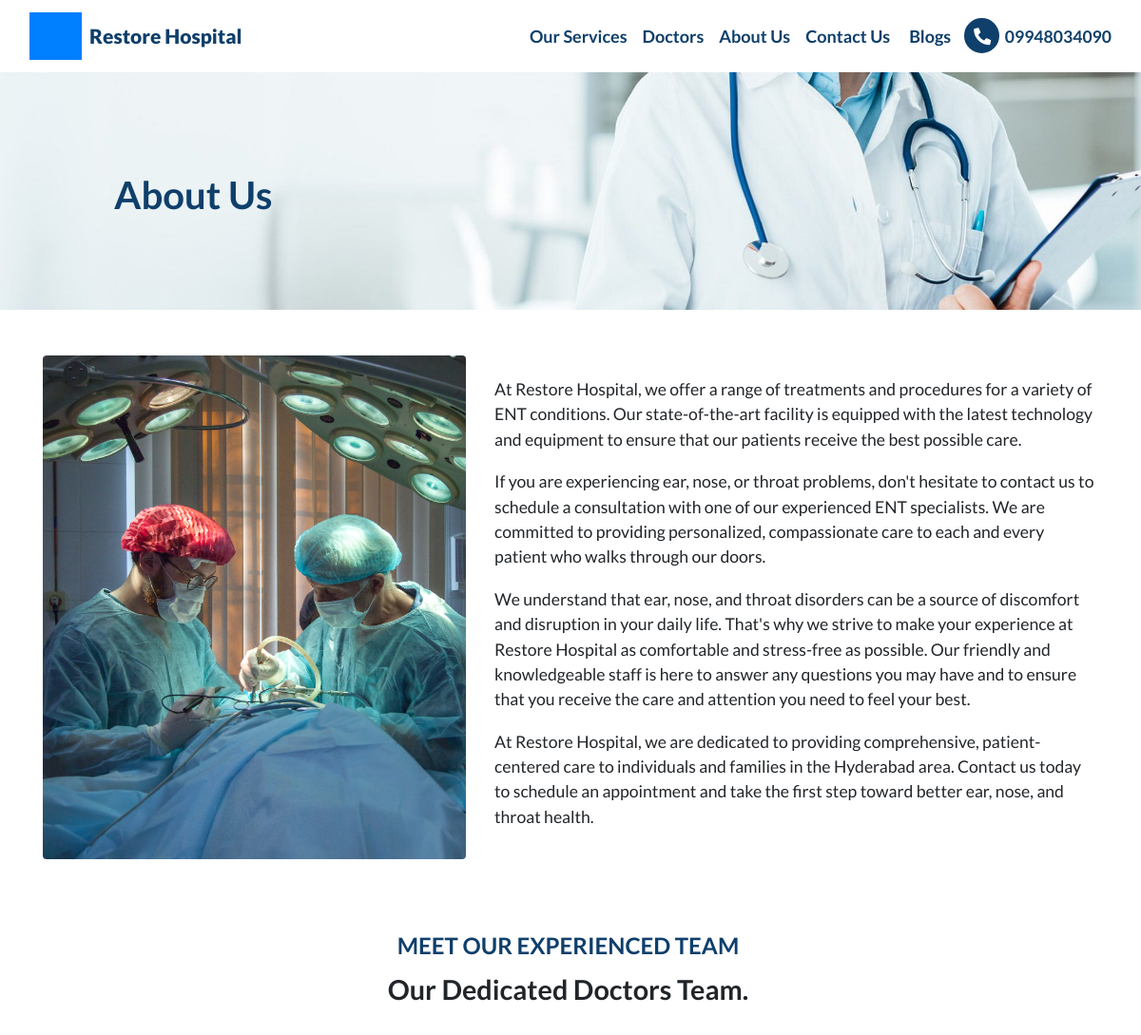
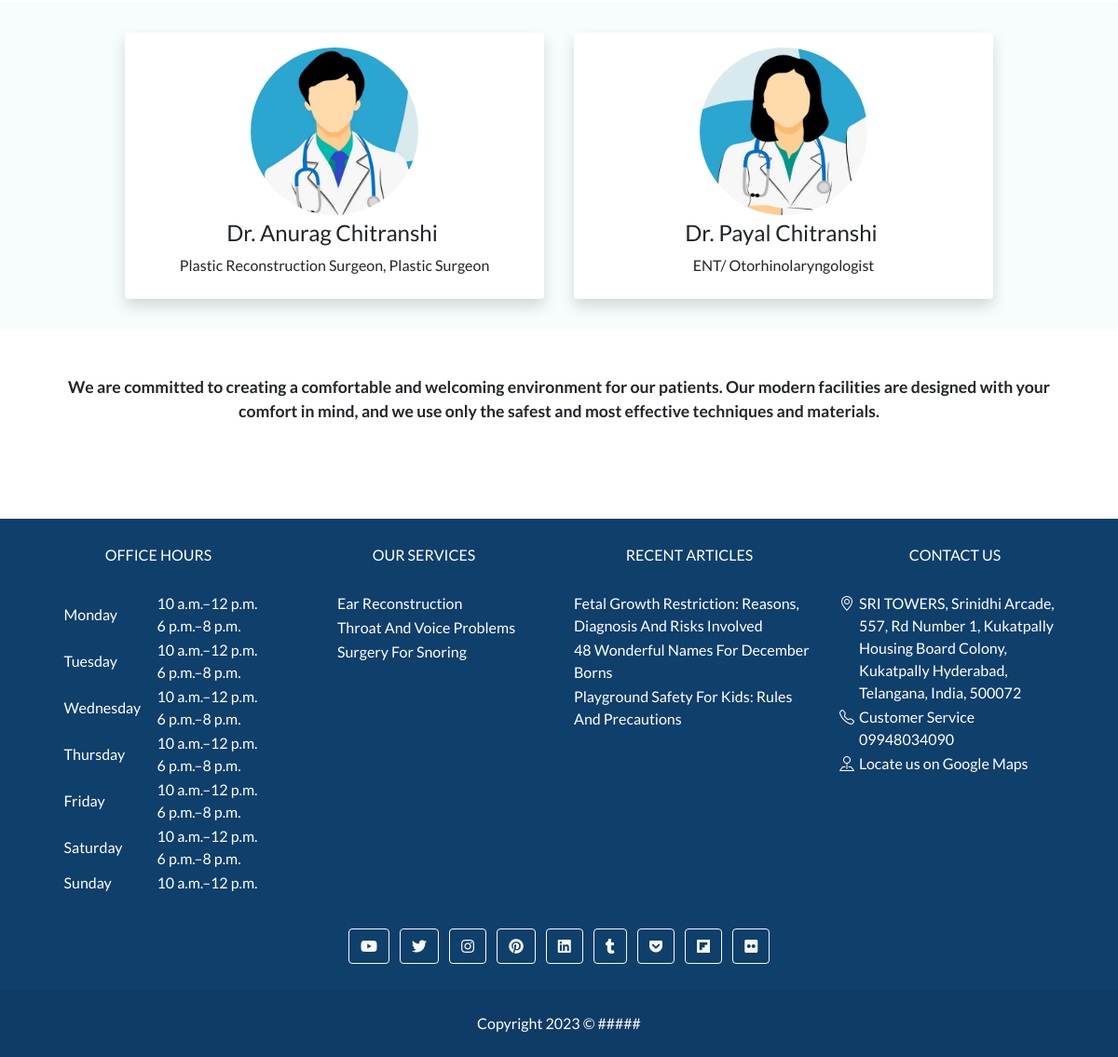
The page /about-us/ on the database its author committed (2 pictures, top to bottom).
### web_app/models.py (models this page shows, shortened)
class CustomSiteContent(models.Model):
    STATUS_CHOICE = (
        ("draft", "Draft"),
        ("published", "Published")
    )
    site_name = models.CharField(max_length=255)
    site_url = models.CharField(max_length=255)
    logo = models.ImageField(upload_to="logo/")
    favicon = models.ImageField(upload_to="logo/")
    nav_brand_html = RichTextUploadingField()
    nav_html = RichTextUploadingField()
    footer_html = RichTextUploadingField(null=True, blank=True)
    nav_icon_html = models.CharField(max_length=255, null=True, blank=True)
    social_links_html = models.TextField(null=True, blank=True)
    script = models.TextField(null=True, blank=True)
    copyright_text = models.CharField(max_length=255, null=True, blank=True)
    status = models.CharField(max_length=20, choices=STATUS_CHOICE, default="draft")
    created_at = models.DateTimeField(auto_now_add=True)
    updated_at = models.DateTimeField(auto_now=True)

class CustomPageContent(models.Model):
    STATUS_CHOICE = (
        ("draft", "Draft"),
        ("published", "Published")
    )
    url = models.CharField(max_length=255, unique=True)
    meta_title = models.CharField(max_length=255)
    meta_desc = models.CharField(max_length=255)
    featured_image = models.ImageField(upload_to="featured_images/", null=True, blank=True)
    top_img = models.ImageField(upload_to='images', null=True, blank=True)
    top_img_heading = models.CharField(max_length=255, null=True, blank=True)
    notice=RichTextUploadingField(blank=True)
    displayimage=models.ImageField(upload_to='images', null=True, blank=True)
    aboutDescript=RichTextUploadingField(null=True, blank=True)
    meetteam=RichTextUploadingField(null=True, blank=True)
    afterTeamContent=RichTextUploadingField(null=True, blank=True)
    status = models.CharField(max_length=20, choices=STATUS_CHOICE, default="draft")
    created_at = models.DateTimeField(auto_now_add=True)
    updated_at = models.DateTimeField(auto_now=True)

class Doctor(models.Model):
    GENDER_CHOICES = (
        ("male", "Male"),
        ("female", "Female")
    )
    STATUS_CHOICE = (
        ("draft", "Draft"),
        ("published", "Published")
    )
    name = models.CharField(max_length=255)
    slug = models.SlugField(max_length=255, unique=True)
    additional_name = models.CharField(max_length=255, null=True, blank=True)
    family_name = models.CharField(max_length=255, null=True, blank=True)
    given_name = models.CharField(max_length=255, null=True, blank=True)
    gender = models.CharField(max_length=20, choices=GENDER_CHOICES, default="male")
    image = models.ImageField(upload_to="doctor_images/", null=True, blank=True)
    image_caption = models.CharField(max_length=255, null=True, blank=True)
    honorific_prefix = models.CharField(max_length=20, default="Dr.")
    honorific_suffix = models.CharField(max_length=20, null=True, blank=True)
    job_title = models.CharField(max_length=255)
    description = RichTextField()
    disambiguating_description = models.CharField(max_length=255, null=True, blank=True)
    additional_type = models.CharField(max_length=255, null=True, blank=True)
    is_part_of = models.URLField(null=True, blank=True)
    publisher = models.ForeignKey(Business, on_delete=models.CASCADE)
    status = models.CharField(max_length=20, choices=STATUS_CHOICE, default="Draft")

class OpeningHours(models.Model):
    business = models.ForeignKey(Business, on_delete=models.CASCADE)
    day = models.CharField(max_length=255, choices=STATUS_CHOICE)
    timming = models.CharField(max_length=255)

class Service(models.Model):
    STATUS_CHOICE = (
        ("draft", "Draft"),
        ("published", "Published")
    )
    name = models.CharField(max_length=255)
    slug = models.SlugField(max_length=255)
    type = models.CharField(max_length=255)
    additional_type= models.CharField(max_length=255, null=True, blank=True, help_text="https://en.wikipedia.org/wiki/Clear_aligners")
    brand= models.CharField(max_length=100, null=True, blank=True)
    description = models.TextField()
    disambiguating_description = models.CharField(max_length=255, null=True, blank=True)
    image = models.ImageField(upload_to='images')
    image_caption = models.CharField(max_length=255)
    potential_action = models.CharField(max_length=255, null=True, blank=True, help_text="Call for a free consultation")
    is_part_of=models.URLField(max_length=255, default="https://soumyahospitals.com")
    reviewed_by = models.ForeignKey(Doctor, on_delete=models.CASCADE, related_name="service_reviewed_by")
    content = RichTextUploadingField(help_text="content will display in frontend only")
    status = models.CharField(max_length=20, choices=STATUS_CHOICE, default="Draft")

class Adress(models.Model):
    business = models.ForeignKey(Business, on_delete=models.CASCADE, default="PostalAddress")
    type = models.CharField(max_length=255)
    postalCode = models.CharField(max_length=255)
    addressRegion = models.CharField(max_length=255)
    addressCountry = models.CharField(max_length=255)
    streetAddress = models.CharField(max_length=500)
    addressLocality = models.CharField(max_length=500)

class ContactPoint(models.Model):
    business = models.ForeignKey(Business, on_delete=models.CASCADE)
    type = models.CharField(max_length=255,default="ContactPoint")
    contactType = models.CharField(max_length=255)
    telephone = models.CharField(max_length=255)
    email = models.CharField(max_length=255)

### guides/models.py (models this page shows, shortened)
class Blog(models.Model):
    STATUS_CHOICE = (
        ("draft", "Draft"),
        ("published", "Published")
    )
    meta_title = models.CharField(max_length=500)
    meta_desc = models.CharField(max_length=500)
    url_slug = models.SlugField(max_length=500, unique=True)
    content = RichTextUploadingField()
    toc = RichTextUploadingField(verbose_name="Table of Content", null=True, blank=True)
    featured_image = models.ImageField(upload_to="guides_featured_image/",null=True,blank=True)
    category = models.CharField(max_length=255, null=True, blank=True)
    publisher = models.ForeignKey(Business, on_delete=models.CASCADE)
    created_by = models.ForeignKey(Doctor, on_delete=models.CASCADE, related_name="blog_created_by")
    reviewed_by = models.ForeignKey(Doctor, on_delete=models.CASCADE, related_name="blog_reviewed_by")
    reviewed_at = models.DateTimeField()
    auto_gen_toc = models.BooleanField(verbose_name="Auto Generate Table of Content",default=True)
    status = models.CharField(max_length=20, choices=STATUS_CHOICE, default="Draft")
    category_slug = models.SlugField(max_length=255, null=True, blank=True)
    created_at = models.DateTimeField(auto_now_add=True)
    updated_at = models.DateTimeField(auto_now=True)

### web_app/views.py (the view)
# urls.py: path('about-us/',about_us.as_view(),name='about_us'),
class about_us(ListView):
    model = Doctor
    template_name="web_app/about_page.html"
    paginate_by=4
    context_object_name="docdata"
    extra_context = {}
    def get(self, request, *args, **kwargs):
        request.extra_context = {"page_url" : "about-us"}
        k=CustomPageContent.objects.filter(url="about-us")
        self.extra_context["customdata"] = k[0]
        self.extra_context["businessSchema"] = generateBusinessSchema(request.build_absolute_uri())
        request.extra_context["context"] = self.extra_context.copy()
        return super().get(request, *args, **kwargs)

### web_app/templates/web_app/about_page.html (shortened to what this page needs)
{% extends 'base.html' %}
{% load static %}
{% block style %}
<link rel="stylesheet" href="{% static 'css/about_page.css' %}">
{% endblock style %}
{% block body %}
<div class="container-fluid py-5">
    <div class="container">
        <div class="row gx-5">
            <div class="col-lg-5 mb-5 mb-lg-0 display-none" style="min-height: 500px;">
                <div class="position-relative h-100">
                    <img class="position-absolute w-100 h-100 rounded" src="{{customdata.displayimage.url}}"
                        style="object-fit: cover;">
                </div>
            </div>
            <div class="col-lg-7">
                <p>{{customdata.aboutDescript|safe}} </p>
            </div>
        </div>
    </div>
</div>
<div class="mx-auto py-4 text-center">
    {{customdata.meetteam|safe}}
</div>
<div class="pb-2" style="background-color:#f7fcfc;">
<div class="about-content w-75 mobiscreenview d-flex flex-wrap py-2 mx-auto justify-content-center" >
    {% for i in docdata %}
    <div class="col-lg-5 mx-3 mt-4 shadow p-3 mb-3 bg-body-tertiary rounded" style="background-color:#ffffff;">
        <div class="member d-flex centerMobileOnly mobiflex-wrap align-items-start">
          <div class="pic centerMobileOnly">
            {% if i.image %}
            <img  src="{{i.image.url}}" class="img-fluid" alt="">
            {% elif i.gender == "male" %}
            <img  src="{% static 'default_male_doctor_profile_pic.png' %}" class="img-fluid" alt="">
            {% else %}
            <img  src="{% static 'default_female_doctor_profile_pic.png' %}" class="img-fluid" alt="">
            {% endif %}</div>
          <div class="member-info px-3 centerMobileOnly">
            <h4>{{i.name}}</h4>
            <span>{{i.job_title}}</span>
          </div>
        </div>
    </div>
    {% endfor %}
</div>
    </div>
<div class="w-75 mobiscreenview mx-auto"> {{customdata.afterTeamContent|safe}}</div>
{% endblock body %}

### web_app/templates/base.html (shortened to what this page needs)
{% load static %}
<!doctype html>
<html lang="en">
<head>
    <link href="https://cdnjs.cloudflare.com/ajax/libs/font-awesome/5.15.1/css/all.min.css" rel="stylesheet" />
    <link rel="stylesheet" href="https://cdnjs.cloudflare.com/ajax/libs/bootstrap/4.6.2/css/bootstrap.min.css">
    <link rel="stylesheet" href="https://cdn.jsdelivr.net/npm/bootstrap-icons@1.10.3/font/bootstrap-icons.css">
    <link rel="stylesheet" href="{% static 'css/global.css' %}">
    <link rel="stylesheet" href="{% static 'css/admin.css' %}">
    {% block style %}
    {% endblock style %}
</head>
<body>
    <nav class="navbar navbar-expand-lg navbar-dark secondary-theme">
        <div class="container-fluid">
            <span class="navbar-brand">
                <a href="/">
                    {% if custom_site_content_obj.nav_brand_html %}
                        {{custom_site_content_obj.nav_brand_html|safe}}
                    {% endif %}
                </a>
            </span>
            <div class="collapse navbar-collapse" id="navbarToggler">
                {% if custom_site_content_obj.nav_html %}
                    {{custom_site_content_obj.nav_html|safe}}
                {% endif %}
            </div>
        </div>
    </nav>
    {% if request.path != "/" %}
    <div class="cover-img-bg-div" style="background-image: url('{{top_img.url}}');">
        <h1 class="title">{{cover_img_title}}</h1>
    </div>
    {% endif %}
    <div style="min-height: 70vh;">
    {% block body %}
    {% endblock body %}
    </div>
    <footer class="text-lg-start primary-theme">
        <section class="pt-4">
            <div class="container">
                <div class="row">
                    <div class="col-md-3 col-lg-3 col-xl-3 mx-auto mb-4">
                        <h6 class="text-center text-uppercase fw-bold mb-4">
                            Office Hours
                        </h6>
                        <table style="margin: auto;">
                            <tbody>
                                {% for i in oh %}
                                <tr>
                                    <td style="width:100px;">{{i.day}}</td>
                                    <td>{{i.timming|safe}}</td>
                                </tr>
                                {% endfor %}
                            </tbody>
                        </table>
                    </div>
                     <div class="col-md-3 col-lg-3 col-xl-3 mx-auto mb-4">
                        <h6 class="text-center text-uppercase fw-bold mb-4">
                            Our Services
                        </h6>
                        <table style="margin: auto;">
                            <tbody>
                                {% for i in six_services_obj %}
                                <tr>
                                    <td><a href="{% url 'web_app:services' i.slug %}" target="_blank"  class="text-white">{{i.name}}</a></td>
                                </tr>
                                {% endfor %}
                            </tbody>
                        </table>
                    </div>
                      <div class="col-md-3 col-lg-3 col-xl-3 mx-auto mb-4">
                        <h6 class="text-center text-uppercase fw-bold mb-4">
                            Recent Articles
                        </h6>
                        <table style="margin: auto;">
                            <tbody>
                                {% for article in recent_articles %}
                                <tr>
                                    <td><a href="{% url 'guides:blog_url' article.url_slug %}" target="_blank"  class="text-white">{{article.meta_title}}</a></td>
                                </tr>
                                {% endfor %}
                            </tbody>
                        </table>
                    </div>
                    <div class="col-md-3 col-lg-3 col-xl-3 mx-auto mb-4">
                        <h6 class="text-center text-uppercase fw-bold mb-4">Contact Us</h6>
                         <table style="margin: auto;">
                            <tbody>
                                {% for i in add %}
                                <tr>
                                    <td style="vertical-align: top;width: 21px;"><i class="bi bi-geo-alt"></i></td>
                                    <td>{{i.streetAddress}}, {{i.addressLocality}}
                                        {{i.addressRegion}}, {{i.addressCountry}}, {{i.postalCode}}</td>
                                </tr>
                                {% endfor %}
                                {% for i in ct %}
                                <tr>
                                    <td style="vertical-align: top;width: 21px;"><i class="bi bi-telephone"></i></td>
                                    <td>{{i.contactType}}<br>{{i.telephone}}</td>
                                </tr>
                                {% endfor %}
                                <tr>
                                    <td style="vertical-align: top;width: 21px;"><i class="bi bi-pin-map"></i></i></td>
                                    <td style="word-break: break-all;"><a href="{{map_id}}" target="_blank"  class="text-white">Locate us on Google Maps</a></td>
                                </tr>
                            </tbody>
                        </table>
                    </div>
                </div>
            </div>
        </section>
        {% if custom_site_content_obj.social_links_html %}
            {{custom_site_content_obj.social_links_html|safe}}
        {% endif %}
        <div class="text-center p-4" style="background-color: rgba(0, 0, 0, 0.05);">
            {{custom_site_content_obj.copyright_text|safe}}
        </div>
    </footer>
</body>
</html>

### rows shown on the page
CustomSiteContent: nav_brand_html (picture), nav_brand_html "Restore Hospital", nav_html "Our Services Doctors About Us Contact Us Blogs 09948034090", copyright_text "Copyright 2023 © #####"
CustomPageContent: displayimage (picture), aboutDescript "At Restore Hospital, we offer a range of treatments and procedures for a variety of ENT conditions. Our state-of-the-art facility is equipped with the latest technology and equipment to ensure that our patients receive the best possible care. If you are experiencing ear, nose, or throat problems, don't hesitate to contact us to schedule a consultation with one of our experienced ENT specialists. We are committed to providing personalized, compassionate care to each and every patient who walks through our doors. We understand that ear, nose, and throat disorders can be a source of discomfort and disruption in your daily life. That's why we strive to make your experience at Restore Hospital…", meetteam "MEET OUR EXPERIENCED TEAM Our Dedicated Doctors Team.", afterTeamContent "We are committed to creating a comfortable and welcoming environment for our patients. Our modern facilities are designed with your comfort in mind, and we use only the safest and most effective techniques and materials."
Doctor: name "Dr. Anurag Chitranshi", job_title "Plastic Reconstruction Surgeon, Plastic Surgeon"
Doctor: name "Dr. Payal Chitranshi", job_title "ENT/ Otorhinolaryngologist"
OpeningHours: day "Monday", timming "10 a.m.–12 p.m. 6 p.m.–8 p.m."
OpeningHours: day "Tuesday", timming "10 a.m.–12 p.m. 6 p.m.–8 p.m."
OpeningHours: day "Wednesday", timming "10 a.m.–12 p.m. 6 p.m.–8 p.m."
OpeningHours: day "Thursday", timming "10 a.m.–12 p.m. 6 p.m.–8 p.m."
OpeningHours: day "Friday", timming "10 a.m.–12 p.m. 6 p.m.–8 p.m."
OpeningHours: day "Saturday", timming "10 a.m.–12 p.m. 6 p.m.–8 p.m."
OpeningHours: day "Sunday", timming "10 a.m.–12 p.m."
Service: name "Ear Reconstruction"
Service: name "Throat And Voice Problems"
Service: name "Surgery For Snoring"
Blog: meta_title "Fetal Growth Restriction: Reasons, Diagnosis And Risks Involved"
Blog: meta_title "48 Wonderful Names For December Borns"
Blog: meta_title "Playground Safety For Kids: Rules And Precautions"
Adress: streetAddress "SRI TOWERS, Srinidhi Arcade, 557, Rd Number 1", addressLocality "Kukatpally Housing Board Colony, Kukatpally", addressRegion "Hyderabad, Telangana", addressCountry "India", postalCode "500072"
ContactPoint: contactType "Customer Service", telephone "09948034090"

### other values the page prints
{{ cover_img_title }} "About Us"
